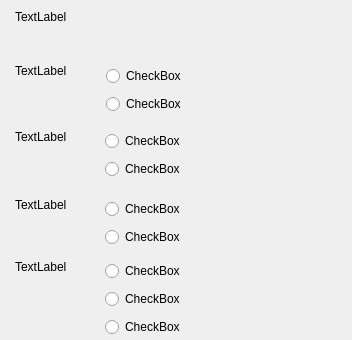
<?xml version="1.0" encoding="UTF-8"?>
<ui version="4.0">
 <class>SettingDatas</class>
 <widget class="QWidget" name="SettingDatas">
  <property name="geometry">
   <rect>
    <x>0</x>
    <y>0</y>
    <width>352</width>
    <height>340</height>
   </rect>
  </property>
  <property name="sizePolicy">
   <sizepolicy hsizetype="Fixed" vsizetype="Fixed">
    <horstretch>0</horstretch>
    <verstretch>0</verstretch>
   </sizepolicy>
  </property>
  <property name="windowTitle">
   <string>SettingDatas</string>
  </property>
  <property name="styleSheet">
   <string notr="true"/>
  </property>
  <layout class="QVBoxLayout" name="verticalLayout_7">
   <property name="spacing">
    <number>0</number>
   </property>
   <property name="leftMargin">
    <number>0</number>
   </property>
   <property name="topMargin">
    <number>0</number>
   </property>
   <property name="rightMargin">
    <number>0</number>
   </property>
   <property name="bottomMargin">
    <number>0</number>
   </property>
   <item>
    <layout class="QVBoxLayout" name="verticalLayout_6">
     <property name="spacing">
      <number>8</number>
     </property>
     <property name="leftMargin">
      <number>15</number>
     </property>
     <property name="topMargin">
      <number>0</number>
     </property>
     <property name="rightMargin">
      <number>0</number>
     </property>
     <property name="bottomMargin">
      <number>0</number>
     </property>
     <item>
      <layout class="QVBoxLayout" name="verticalLayout">
       <property name="spacing">
        <number>0</number>
       </property>
       <property name="sizeConstraint">
        <enum>QLayout::SetMinimumSize</enum>
       </property>
       <property name="leftMargin">
        <number>0</number>
       </property>
       <property name="topMargin">
        <number>10</number>
       </property>
       <item>
        <widget class="QLabel" name="title">
         <property name="sizePolicy">
          <sizepolicy hsizetype="Preferred" vsizetype="Fixed">
           <horstretch>0</horstretch>
           <verstretch>0</verstretch>
          </sizepolicy>
         </property>
         <property name="minimumSize">
          <size>
           <width>0</width>
           <height>36</height>
          </size>
         </property>
         <property name="maximumSize">
          <size>
           <width>16777215</width>
           <height>36</height>
          </size>
         </property>
         <property name="sizeIncrement">
          <size>
           <width>0</width>
           <height>36</height>
          </size>
         </property>
         <property name="text">
          <string>TextLabel</string>
         </property>
         <property name="alignment">
          <set>Qt::AlignLeading|Qt::AlignLeft|Qt::AlignTop</set>
         </property>
        </widget>
       </item>
      </layout>
     </item>
     <item>
      <layout class="QHBoxLayout" name="horizontalLayout">
       <property name="spacing">
        <number>3</number>
       </property>
       <property name="sizeConstraint">
        <enum>QLayout::SetMinimumSize</enum>
       </property>
       <property name="topMargin">
        <number>10</number>
       </property>
       <item>
        <widget class="QLabel" name="labelAddData">
         <property name="sizePolicy">
          <sizepolicy hsizetype="Fixed" vsizetype="Fixed">
           <horstretch>0</horstretch>
           <verstretch>0</verstretch>
          </sizepolicy>
         </property>
         <property name="minimumSize">
          <size>
           <width>85</width>
           <height>52</height>
          </size>
         </property>
         <property name="maximumSize">
          <size>
           <width>85</width>
           <height>52</height>
          </size>
         </property>
         <property name="text">
          <string>TextLabel</string>
         </property>
         <property name="alignment">
          <set>Qt::AlignLeading|Qt::AlignLeft|Qt::AlignTop</set>
         </property>
         <property name="margin">
          <number>0</number>
         </property>
        </widget>
       </item>
       <item>
        <widget class="QWidget" name="Addwidget" native="true">
         <widget class="QWidget" name="layoutWidget">
          <property name="geometry">
           <rect>
            <x>3</x>
            <y>0</y>
            <width>261</width>
            <height>54</height>
           </rect>
          </property>
          <layout class="QVBoxLayout" name="verticalLayout_2">
           <property name="spacing">
            <number>4</number>
           </property>
           <property name="sizeConstraint">
            <enum>QLayout::SetMinimumSize</enum>
           </property>
           <property name="bottomMargin">
            <number>0</number>
           </property>
           <item>
            <widget class="QRadioButton" name="checkBoxAddAll">
             <property name="minimumSize">
              <size>
               <width>0</width>
               <height>24</height>
              </size>
             </property>
             <property name="maximumSize">
              <size>
               <width>16777215</width>
               <height>24</height>
              </size>
             </property>
             <property name="text">
              <string>CheckBox</string>
             </property>
            </widget>
           </item>
           <item>
            <widget class="QRadioButton" name="checkBoxAddCurrent">
             <property name="minimumSize">
              <size>
               <width>0</width>
               <height>24</height>
              </size>
             </property>
             <property name="maximumSize">
              <size>
               <width>16777215</width>
               <height>24</height>
              </size>
             </property>
             <property name="text">
              <string>CheckBox</string>
             </property>
            </widget>
           </item>
          </layout>
         </widget>
        </widget>
       </item>
      </layout>
     </item>
     <item>
      <layout class="QHBoxLayout" name="horizontalLayout_2">
       <property name="spacing">
        <number>5</number>
       </property>
       <property name="sizeConstraint">
        <enum>QLayout::SetMinimumSize</enum>
       </property>
       <property name="topMargin">
        <number>5</number>
       </property>
       <item>
        <widget class="QLabel" name="labelDeleteData">
         <property name="sizePolicy">
          <sizepolicy hsizetype="Fixed" vsizetype="Fixed">
           <horstretch>0</horstretch>
           <verstretch>0</verstretch>
          </sizepolicy>
         </property>
         <property name="minimumSize">
          <size>
           <width>85</width>
           <height>52</height>
          </size>
         </property>
         <property name="maximumSize">
          <size>
           <width>85</width>
           <height>52</height>
          </size>
         </property>
         <property name="text">
          <string>TextLabel</string>
         </property>
         <property name="alignment">
          <set>Qt::AlignLeading|Qt::AlignLeft|Qt::AlignTop</set>
         </property>
        </widget>
       </item>
       <item>
        <widget class="QWidget" name="Deletewidget" native="true">
         <widget class="QWidget" name="layoutWidget">
          <property name="geometry">
           <rect>
            <x>0</x>
            <y>0</y>
            <width>261</width>
            <height>54</height>
           </rect>
          </property>
          <layout class="QVBoxLayout" name="verticalLayout_3">
           <property name="spacing">
            <number>4</number>
           </property>
           <property name="sizeConstraint">
            <enum>QLayout::SetMinimumSize</enum>
           </property>
           <item>
            <widget class="QRadioButton" name="checkBoxDeleteAll">
             <property name="minimumSize">
              <size>
               <width>0</width>
               <height>24</height>
              </size>
             </property>
             <property name="maximumSize">
              <size>
               <width>16777215</width>
               <height>24</height>
              </size>
             </property>
             <property name="text">
              <string>CheckBox</string>
             </property>
            </widget>
           </item>
           <item>
            <widget class="QRadioButton" name="checkBoxDeleteCurrent">
             <property name="minimumSize">
              <size>
               <width>0</width>
               <height>24</height>
              </size>
             </property>
             <property name="maximumSize">
              <size>
               <width>16777215</width>
               <height>24</height>
              </size>
             </property>
             <property name="text">
              <string>CheckBox</string>
             </property>
            </widget>
           </item>
          </layout>
         </widget>
        </widget>
       </item>
      </layout>
     </item>
     <item>
      <layout class="QHBoxLayout" name="horizontalLayout_3">
       <property name="spacing">
        <number>5</number>
       </property>
       <property name="sizeConstraint">
        <enum>QLayout::SetMinimumSize</enum>
       </property>
       <property name="topMargin">
        <number>5</number>
       </property>
       <item>
        <widget class="QLabel" name="labelCleanData">
         <property name="sizePolicy">
          <sizepolicy hsizetype="Fixed" vsizetype="Preferred">
           <horstretch>0</horstretch>
           <verstretch>0</verstretch>
          </sizepolicy>
         </property>
         <property name="minimumSize">
          <size>
           <width>85</width>
           <height>52</height>
          </size>
         </property>
         <property name="maximumSize">
          <size>
           <width>85</width>
           <height>52</height>
          </size>
         </property>
         <property name="text">
          <string>TextLabel</string>
         </property>
         <property name="alignment">
          <set>Qt::AlignLeading|Qt::AlignLeft|Qt::AlignTop</set>
         </property>
        </widget>
       </item>
       <item>
        <widget class="QWidget" name="Cleanwidget" native="true">
         <widget class="QWidget" name="layoutWidget">
          <property name="geometry">
           <rect>
            <x>0</x>
            <y>0</y>
            <width>261</width>
            <height>54</height>
           </rect>
          </property>
          <layout class="QVBoxLayout" name="verticalLayout_4">
           <property name="spacing">
            <number>4</number>
           </property>
           <item>
            <widget class="QRadioButton" name="checkBoxCleanAll">
             <property name="minimumSize">
              <size>
               <width>0</width>
               <height>24</height>
              </size>
             </property>
             <property name="maximumSize">
              <size>
               <width>16777215</width>
               <height>24</height>
              </size>
             </property>
             <property name="text">
              <string>CheckBox</string>
             </property>
            </widget>
           </item>
           <item>
            <widget class="QRadioButton" name="checkBoxCleanCurrent">
             <property name="minimumSize">
              <size>
               <width>0</width>
               <height>24</height>
              </size>
             </property>
             <property name="maximumSize">
              <size>
               <width>16777215</width>
               <height>24</height>
              </size>
             </property>
             <property name="text">
              <string>CheckBox</string>
             </property>
            </widget>
           </item>
          </layout>
         </widget>
        </widget>
       </item>
      </layout>
     </item>
     <item>
      <layout class="QHBoxLayout" name="horizontalLayout_4">
       <property name="spacing">
        <number>5</number>
       </property>
       <property name="sizeConstraint">
        <enum>QLayout::SetMinimumSize</enum>
       </property>
       <item>
        <widget class="QLabel" name="labelReplceData">
         <property name="sizePolicy">
          <sizepolicy hsizetype="Fixed" vsizetype="Preferred">
           <horstretch>0</horstretch>
           <verstretch>0</verstretch>
          </sizepolicy>
         </property>
         <property name="minimumSize">
          <size>
           <width>85</width>
           <height>80</height>
          </size>
         </property>
         <property name="maximumSize">
          <size>
           <width>85</width>
           <height>80</height>
          </size>
         </property>
         <property name="text">
          <string>TextLabel</string>
         </property>
         <property name="alignment">
          <set>Qt::AlignLeading|Qt::AlignLeft|Qt::AlignTop</set>
         </property>
        </widget>
       </item>
       <item>
        <widget class="QWidget" name="widget" native="true">
         <widget class="QWidget" name="layoutWidget">
          <property name="geometry">
           <rect>
            <x>0</x>
            <y>-1</y>
            <width>261</width>
            <height>82</height>
           </rect>
          </property>
          <layout class="QVBoxLayout" name="verticalLayout_5">
           <property name="spacing">
            <number>4</number>
           </property>
           <item>
            <widget class="QRadioButton" name="checkBoxRename">
             <property name="minimumSize">
              <size>
               <width>0</width>
               <height>24</height>
              </size>
             </property>
             <property name="maximumSize">
              <size>
               <width>16777215</width>
               <height>24</height>
              </size>
             </property>
             <property name="text">
              <string>CheckBox</string>
             </property>
            </widget>
           </item>
           <item>
            <widget class="QRadioButton" name="checkBoxAddSuffix">
             <property name="minimumSize">
              <size>
               <width>0</width>
               <height>24</height>
              </size>
             </property>
             <property name="maximumSize">
              <size>
               <width>16777215</width>
               <height>24</height>
              </size>
             </property>
             <property name="text">
              <string>CheckBox</string>
             </property>
            </widget>
           </item>
           <item>
            <widget class="QRadioButton" name="checkBoxRepleace">
             <property name="minimumSize">
              <size>
               <width>0</width>
               <height>24</height>
              </size>
             </property>
             <property name="maximumSize">
              <size>
               <width>16777215</width>
               <height>24</height>
              </size>
             </property>
             <property name="text">
              <string>CheckBox</string>
             </property>
            </widget>
           </item>
          </layout>
         </widget>
        </widget>
       </item>
      </layout>
     </item>
    </layout>
   </item>
  </layout>
 </widget>
 <resources/>
 <connections/>
</ui>
